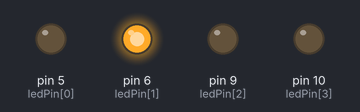
Bench run of a sketch on a simulated Arduino Uno, built with avr-gcc and run on an emulated ATmega328P. Parts: output pins drawn as LEDs (lit = HIGH).

Above: at 0.05 s.
At 4.65 s:
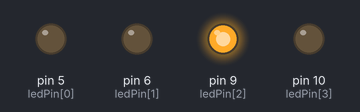
At 9.95 s:
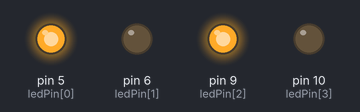
At 19.95 s:
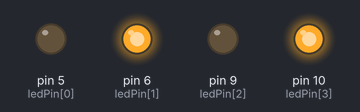
At 29.85 s:
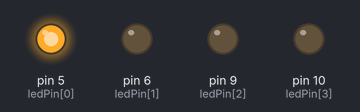
At 39.86 s:
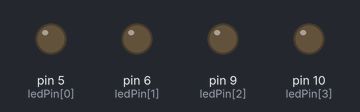
Timing chart, 0 to 40.0 s (numbered marks = the images above):
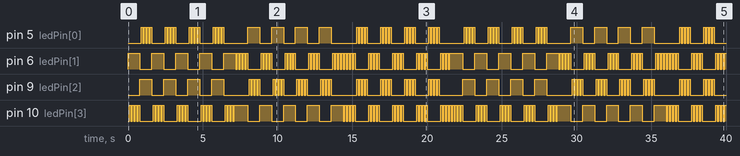

The sketch:

CSI-post2024.ino
```cpp
int ledPin[] = {5,6, 9, 10};

byte fast = 0;
byte slow = 0;

int mode = 0;

void setup() {
  // put your setup code here, to run once:
  for (int i=0; i<4; i++){
     pinMode(ledPin[i], OUTPUT);
  }

}

void loop() {
// put your main code here, to run repeatedly:
  int a = (slow % 2);
  int b = (slow +1)%2;

  switch (mode){
    case 0:
  digitalWrite(ledPin[0], (fast % 2)* a);
  digitalWrite(ledPin[1], b);
  digitalWrite(ledPin[3], (fast % 2)* b );
  digitalWrite(ledPin[2], a);

  break;
  case 1:
  digitalWrite(ledPin[0],  a);
  digitalWrite(ledPin[1], (fast % 2) * b);
  digitalWrite(ledPin[3],  b );
  digitalWrite(ledPin[2], (fast % 2) * a );
  break;
  case 2:
  digitalWrite(ledPin[0],  (fast % 2)* a);
  digitalWrite(ledPin[1], (fast % 2)* b);
  digitalWrite(ledPin[3],  (fast % 2)* b );
  digitalWrite(ledPin[2], (fast % 2) * a );
  break;
  }


  fast++;
  fast = fast % 8;
  if (fast == 0){
    slow++;
  }
  if (slow > 8){
    mode ++;
    mode %= 3;
    slow = 0;
  }

  delay(100);


}
```

Measured:
- by itself, pin 5 (ledPin[0]): LOW → HIGH at 0.90 s, → LOW 0.10 s later, → HIGH 0.10 s later, → LOW 0.10 s later, … (128 changes in this stretch)
- by itself, pin 6 (ledPin[1]): LOW → HIGH at 0.00 s, → LOW 0.80 s later, → HIGH 0.80 s later, → LOW 0.80 s later, … (161 changes in this stretch)
- by itself, pin 9 (ledPin[2]): LOW → HIGH at 0.80 s, → LOW 0.80 s later, → HIGH 0.80 s later, → LOW 0.80 s later, … (128 changes in this stretch)
- by itself, pin 10 (ledPin[3]): LOW → HIGH at 0.10 s, → LOW 0.10 s later, → HIGH 0.10 s later, → LOW 0.10 s later, … (159 changes in this stretch)
